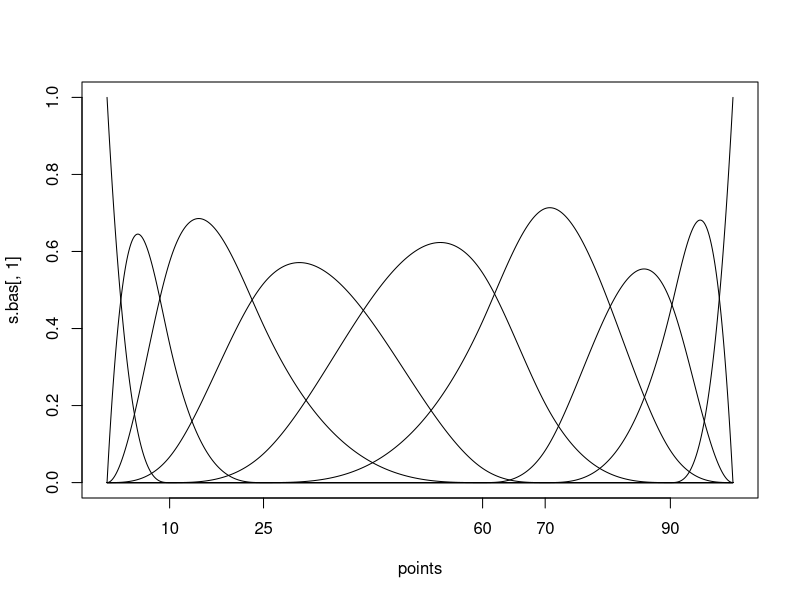
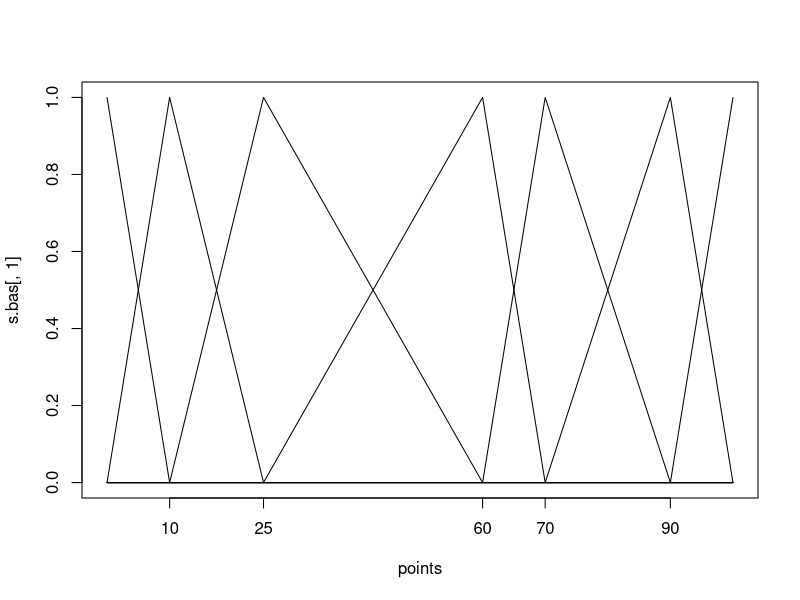
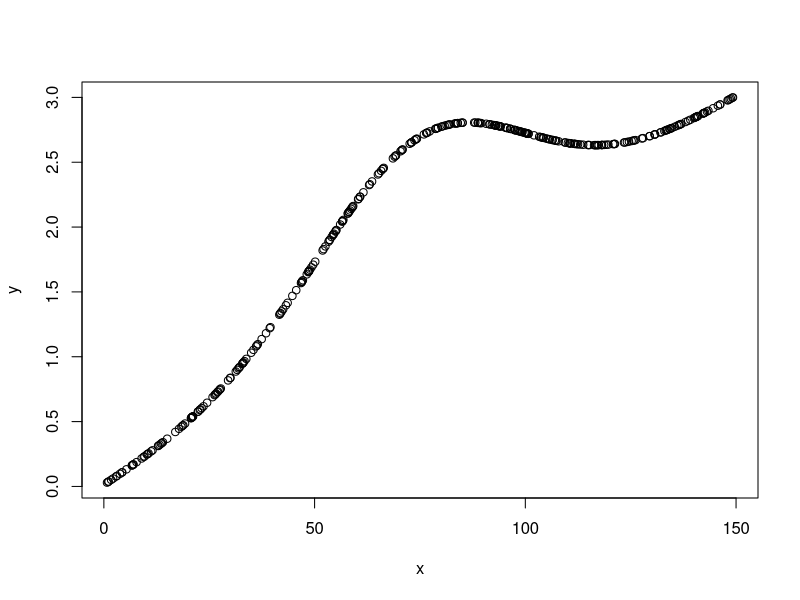
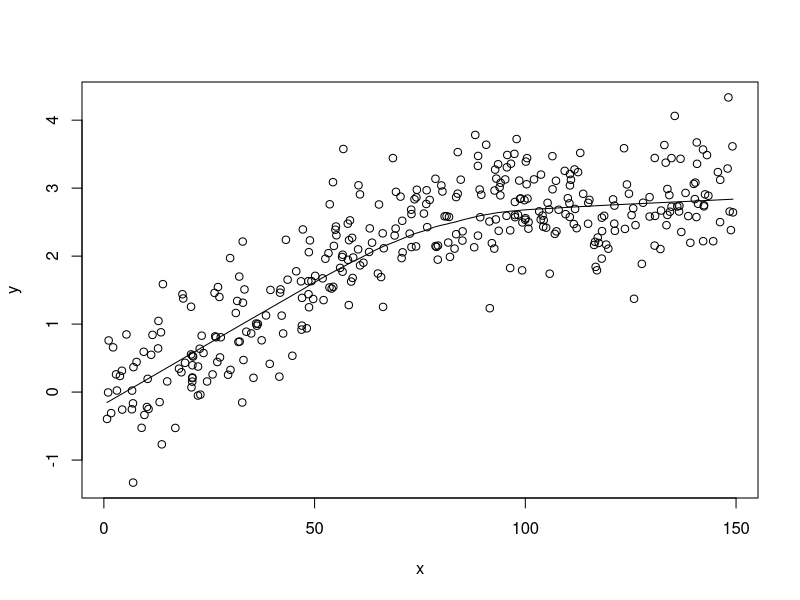
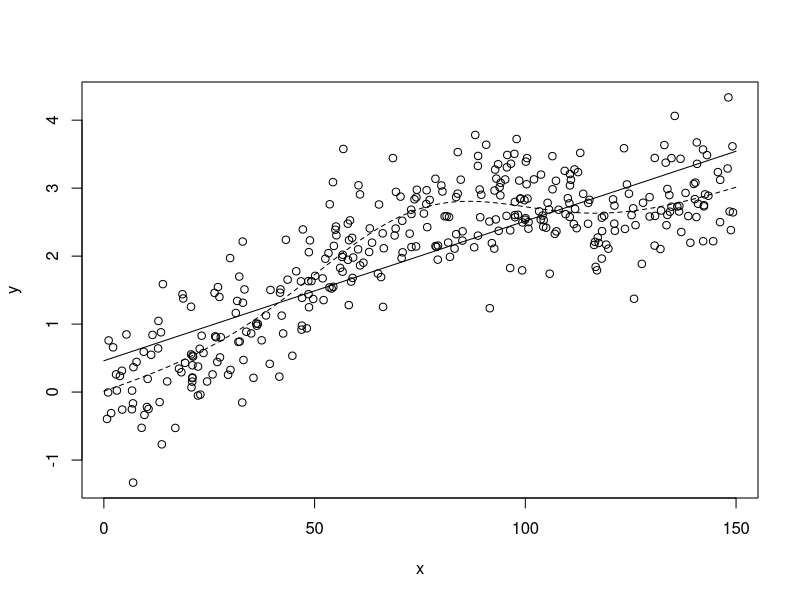
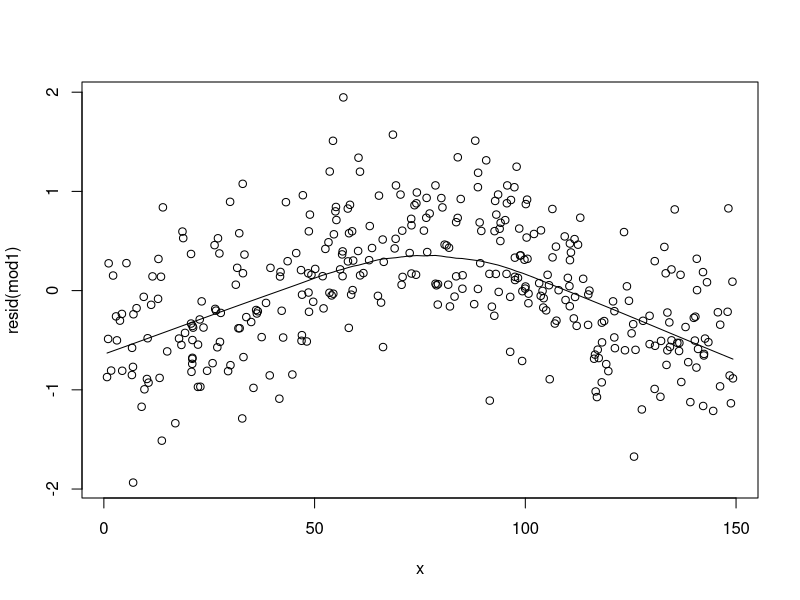
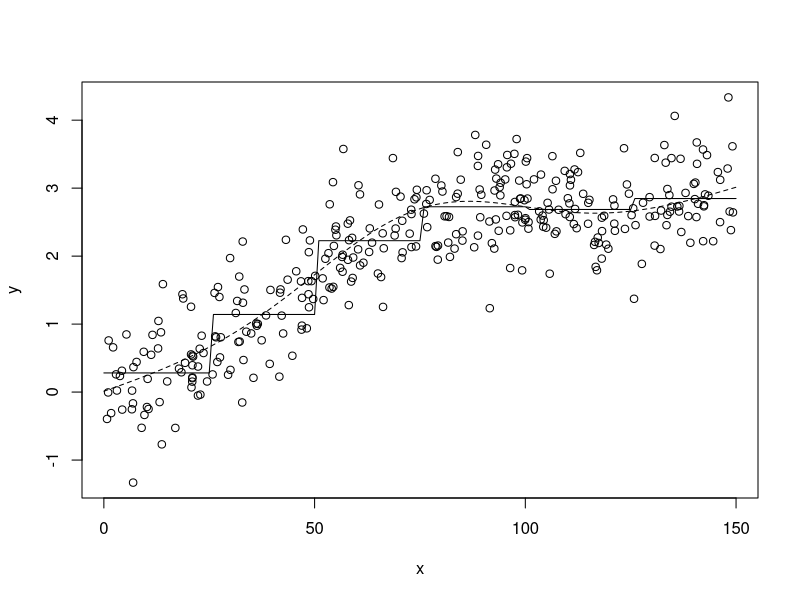
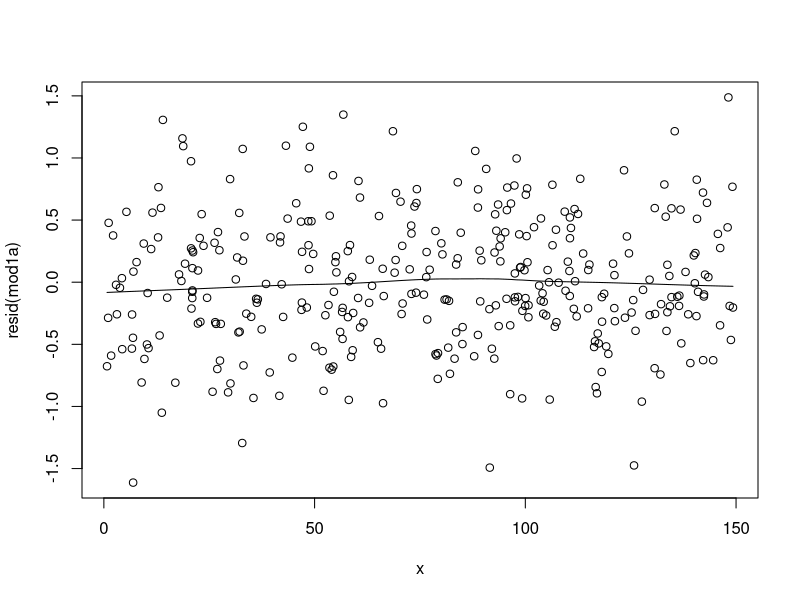

Write R code to recreate these figures, in order.
## Instruktivní cvičení o používání splinů v regresi

library(splines)

## body pro počítání bází
points <- seq(0,100,by=0.1)

## uzly
knots <- c(10,25,60,70,90)

## utvoříme kubickou bázi ve stanovených bodech (points)
s.bas <- bs(points, knots = knots, degree = 3, Boundary.knots = c(0,100),
            intercept=T)

## Zařadili jsme intercept=T -- to znamená, že se vytvoří všechny
## bázové funkce (jsou lineárně závislé, jak se přesvedčíme níže)

cbind(points,s.bas)[1:25,]
cbind(points,s.bas)[975:1001,]

## nakreslíme bázové funkce
plot(points,s.bas[,1],type='l',axes=F,ylim=c(0,1))
axis(1,at=knots)
axis(2)
box()
for(i in 2:ncol(s.bas))
  {
    lines(points,s.bas[,i])
  }

## bázové funkce v každém bodě se nasčítají do 1
sumbas <- apply(s.bas,1,sum)
sum(sumbas==1)

## teď to tak nevypadá, ale...
sum(abs(sumbas-1)>1e-6)
sum(abs(sumbas-1)>1e-13)
max(abs(sumbas-1))
## bylo to jen kvůli numerickým nepřesnostem



## nyní zkusíme lineární bázi
s.bas <- bs(points, knots = knots, degree = 1, Boundary.knots = c(0,100),
            intercept=T)

cbind(points,s.bas)[1:25,]
cbind(points,s.bas)[975:1001,]


plot(points,s.bas[,1],type='l',axes=F,ylim=c(0,1))
axis(1,at=knots)
axis(2)
box()
for(i in 2:ncol(s.bas))
  {
    lines(points,s.bas[,i])
  }



## A jak se to dělá na datech?

## Vezmeme nějakou nelineární funkci
f <- function(x){x/50+3*dnorm((x-75)/25)}

## Tohle bude regresor
x <- runif(350,0,150)

## Graf zkoumané funkce
y <- f(x)

plot(x,y)

## Teď přidáme náhodný šum
y <- y+rnorm(350,sd=0.5)
  
plot(x,y)

lines(lowess(x,y))
## příliš vyhlazené



## Linearni model
mod1 <- lm(y ~ x)
summary(mod1)

## nakreslíme si odhadnutou regresní přímku a odhadovanou funkci
plot(x,y)

xbody <- seq(0,150,n=500)
fitted <- predict(mod1,data.frame(x=xbody))
lines(xbody,fitted)
lines(xbody,f(xbody),lty=2)

## residuální graf
plot(x,resid(mod1))
lines(lowess(x,resid(mod1)))



## Faktorovy model
(cbody <- c(-Inf,seq(25,125,by=25),Inf))
mod1a <- lm(y ~ factor(cut(x,cbody)))
summary(mod1a)

## nakreslíme si odhadnutou regresní přímku a odhadovanou funkci
plot(x,y)

xbody <- seq(0,150,n=500)
fitted <- predict(mod1a,data.frame(x=xbody))
lines(xbody,fitted)
lines(xbody,f(xbody),lty=2)

## residuální graf
plot(x,resid(mod1a))
lines(lowess(x,resid(mod1a)))



## Kubický model
mod2 <- lm(y ~ poly(x,3))
summary(mod2)

anova(mod2,mod1)

plot(x,y)
xbody <- seq(0,150,n=500)
fitted <- predict(mod2,data.frame(x=xbody))
lines(xbody,fitted)
lines(xbody,f(xbody),lty=2)

plot(x,resid(mod2))
lines(lowess(x,resid(mod2)))


## Polynom 6. řádu
mod2a <- lm(y ~ poly(x,6))
summary(mod2a)

anova(mod2a,mod2)

plot(x,y)
xbody <- seq(0,150,n=500)
fitted <- predict(mod2a,data.frame(x=xbody))
lines(xbody,fitted)
lines(xbody,f(xbody),lty=2)

plot(x,resid(mod2))
lines(lowess(x,resid(mod2)))




## Kubický spline
knots <- c(50,80,120)

xspl <- bs(x,knots=knots,degree=3,Boundary.knots=c(0,150))

mod3 <- lm(y ~ xspl)
summary(mod3)

anova(mod3,mod2)
anova(mod3,mod1)

plot(x,y)
xbody <- seq(0,150,n=500)
xsplnew <- bs(xbody,knots=knots,degree=3,Boundary.knots=c(0,150))

fitted <- coef(mod3)[1]+xsplnew%*%coef(mod3)[-1]
lines(xbody,fitted)
lines(xbody,f(xbody),lty=2)



mod3 <- lm(y ~ bs(x,knots=knots,degree=3,Boundary.knots=c(0,150)))
plot(x,y)
xbody <- seq(0,150,n=500)
fitted <- predict(mod3,data.frame(x=xbody))
lines(xbody,fitted)
lines(xbody,f(xbody),lty=2)

summary(mod3)

plot(x,resid(mod3))
lines(lowess(x,resid(mod3)))


## Lineární spline
knots <- c(20,80,125)

xspl <- bs(x,knots=knots,degree=1,Boundary.knots=c(0,150))

mod4 <- lm(y ~ xspl)
summary(mod4)

anova(mod4,mod3)
anova(mod4,mod1)

plot(x,y)
xbody <- seq(0,150,n=500)
xsplnew <- bs(xbody,knots=knots,degree=1,Boundary.knots=c(0,150))

fitted <- coef(mod4)[1]+xsplnew%*%coef(mod4)[-1]
lines(xbody,fitted)
lines(xbody,f(xbody),lty=2)


